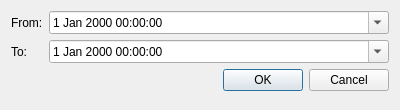
<?xml version="1.0" encoding="UTF-8"?>
<ui version="4.0">
 <class>DateRangeDialog</class>
 <widget class="QDialog" name="DateRangeDialog">
  <property name="geometry">
   <rect>
    <x>0</x>
    <y>0</y>
    <width>400</width>
    <height>110</height>
   </rect>
  </property>
  <property name="windowTitle">
   <string>Dialog</string>
  </property>
  <layout class="QFormLayout" name="formLayout">
   <item row="0" column="0">
    <widget class="QLabel" name="label">
     <property name="text">
      <string>From:</string>
     </property>
    </widget>
   </item>
   <item row="0" column="1">
    <widget class="QDateTimeEdit" name="dateTimeEditFrom">
     <property name="calendarPopup">
      <bool>true</bool>
     </property>
    </widget>
   </item>
   <item row="1" column="0">
    <widget class="QLabel" name="label_2">
     <property name="text">
      <string>To:</string>
     </property>
    </widget>
   </item>
   <item row="1" column="1">
    <widget class="QDateTimeEdit" name="dateTimeEditTo">
     <property name="calendarPopup">
      <bool>true</bool>
     </property>
    </widget>
   </item>
   <item row="2" column="0" colspan="2">
    <widget class="QDialogButtonBox" name="buttonBox">
     <property name="orientation">
      <enum>Qt::Orientation::Horizontal</enum>
     </property>
     <property name="standardButtons">
      <set>QDialogButtonBox::StandardButton::Cancel|QDialogButtonBox::StandardButton::Ok</set>
     </property>
    </widget>
   </item>
  </layout>
 </widget>
 <resources/>
 <connections>
  <connection>
   <sender>buttonBox</sender>
   <signal>accepted()</signal>
   <receiver>DateRangeDialog</receiver>
   <slot>accept()</slot>
   <hints>
    <hint type="sourcelabel">
     <x>248</x>
     <y>254</y>
    </hint>
    <hint type="destinationlabel">
     <x>157</x>
     <y>274</y>
    </hint>
   </hints>
  </connection>
  <connection>
   <sender>buttonBox</sender>
   <signal>rejected()</signal>
   <receiver>DateRangeDialog</receiver>
   <slot>reject()</slot>
   <hints>
    <hint type="sourcelabel">
     <x>316</x>
     <y>260</y>
    </hint>
    <hint type="destinationlabel">
     <x>286</x>
     <y>274</y>
    </hint>
   </hints>
  </connection>
 </connections>
</ui>
